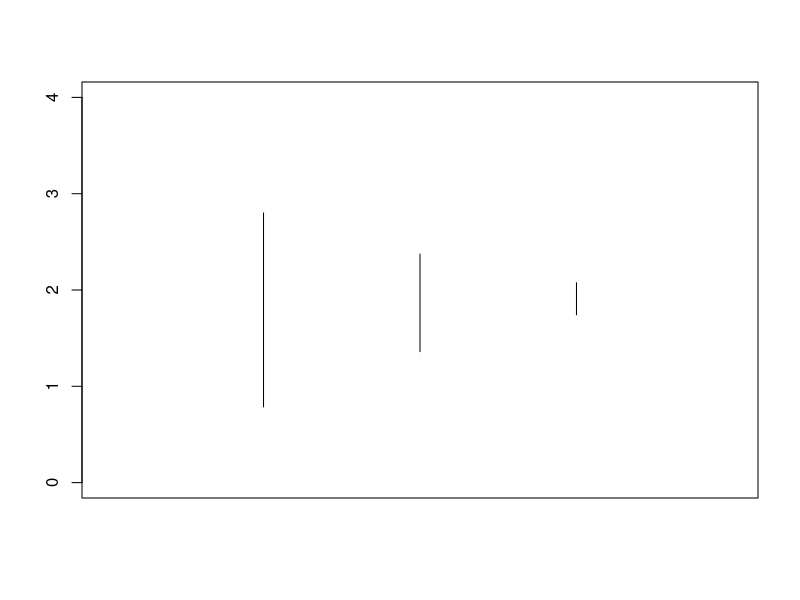

The R source for this figure: (Note: this script raises an error after producing the figure.)
# Additional Problems

### Problem 1
n <- c(10, 50, 500)
sumX <- c(6.1, 27.3, 262.4)

# Frequentist CI
c1 <- qgamma(.975, n, 1)
c2 <- qgamma(.025, n, 1)
LCI <- c2/sumX
UCI <- c1/sumX

# Bayesian CRI 

# Plot them
plot(1, type="n", xlab="", ylab="", xlim=c(0, 4), ylim=c(0, 4), xaxt = "n")
segments(c(1,2,3), LCI, c(1,2,3), UCI)


### Problem 3
#### Part h
n <- 1:20
theta <- 1

# Expressions for MSE
# Theta^
theta_hat <- (n*theta^2)/( (n+2)*(n+1)^2 ) + theta^2/(n-1)^2
# Theta^U
theta_hat_U <- theta^2/n/(n+2)
# Theta~
theta_tilde <- theta^2/3/n

# Plot the MSEs
curve(th)
plot(n, theta_hat, type = "l", lty = 1, ylab = "MSE")
lines(n, theta_hat_U, type = "l", lty = 2)
lines(n, theta_tilde, type = "l", lty = 3)
legend("topright", legend = c("theta_hat", "theta_hat_U", "theta_tilde"), lty = c(1,2,3))

#### Part i
theta <- 1
n <- 5
nsim <- 10
theta_hat <- theta_hat_U <- theta_tilde <- matrix(NA, nrow = length(n), ncol = nsim)

for (i in 1:length(n)) {
  for(j in 1:nsim){
    X <- runif(n[i], 0, theta)
    theta_hat[i, j] <- (n[i]*theta^2)/( (n[i]+2)*(n[i]+1)^2 ) + theta^2/(n[i]-1)^2
    theta_hat_U[i, j] <- theta^2/n[i]/(n[i]+2)
    theta_tilde[i, j] <- theta^2/3/n[i]
  }
}

